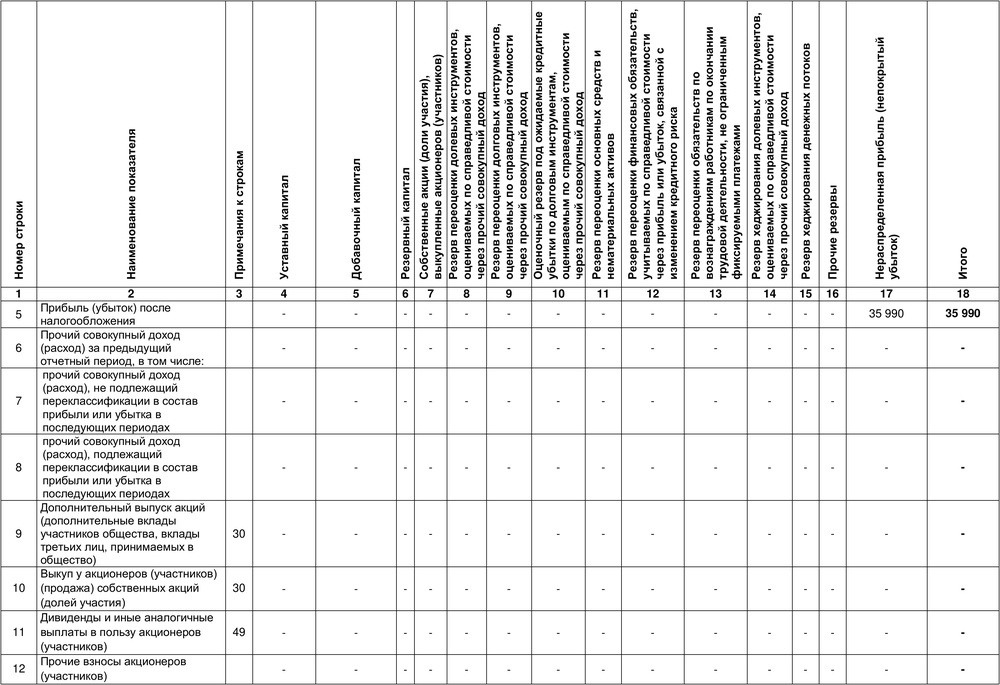
#> input picture parse-table/pdf/cropped/cropped_table_8.jpg, 1000 x 685 px, shrunk from 3284 x 2249 before the run
$ python main.py
#> lines starting #> are read from the running program, lines starting #| are printed output that depends on the picture; after the words box and inside, x2 and y2 are one past the last pixel; in counts of white or black regions, pixels touching at a corner belong together
# sudo apt install tesseract-ocr-rus
# sudo apt install pytesseract
# sudo apt install tesseract-ocr
# sudo pip3 install tqdm

import cv2
import io
import numpy as np
import pandas as pd
from dataclasses import dataclass
from functools import cmp_to_key
from tqdm import tqdm


try:
    import urllib.request as urllib
except ModuleNotFoundError:
    import urllib

try:
    from PIL import Image
except ImportError:
    import Image
import pytesseract


class cell:
    # [6 lines left out: function __init__, not called in this run]

    def __le___(self, other):
        return (self.x + self.w / 2) <= (other.x + other.w / 2)

    def __lt__(self, other):
        return (self.x + self.w / 2) < (other.x + other.w / 2)


# Read an image by filepath
def imgread(im):
#> called with im = 'pdf/cropped/cropped_table_8.jpg'
    try:
        image = Image.open(io.BytesIO(urllib.urlopen(im).read()))
#> image is the input picture: PIL image 1000x685 RGB; min 0, max 255, mean 236.3
    except ValueError:
        try:
            image = Image.open(im)
        except FileExistsError:
            return None
    try:
        image = cv2.cvtColor(np.asarray(image), cv2.COLOR_RGB2BGR)
    except:
        return None
    return image


def extract_value(x):
    return x[0].text


def convert_to_csv(filename, output_path):
    im = imgread(filename)
    width, height, _ = im.shape

    im = cv2.cvtColor(im, cv2.COLOR_RGB2GRAY)
    threshold = cv2.adaptiveThreshold(~im, 255, cv2.ADAPTIVE_THRESH_GAUSSIAN_C, cv2.THRESH_BINARY, 15, -2)
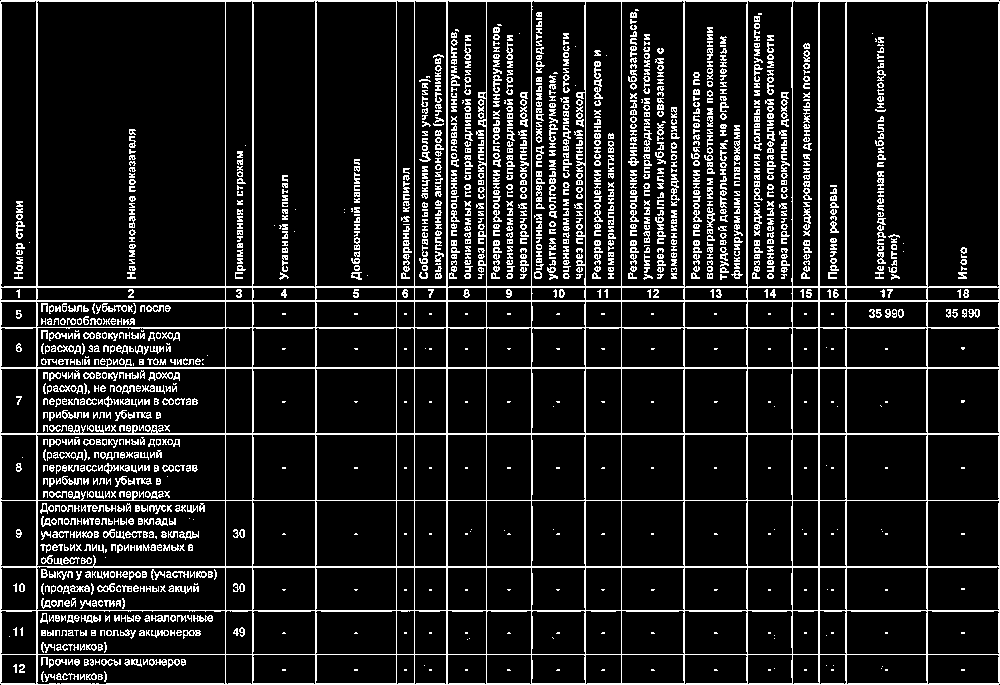
#> threshold: shape (685, 1000); 12.1% white in thin lines or dots

    # Copy threshold, then for horizontal and vertical lines' detection.
    horizontal = threshold.copy()
    vertical = threshold.copy()
    scale = 15  # Play with this variable in order to increase/decrease the amount of lines to be detected

    # Specify size on horizontal axis
    horizontalsize = horizontal.shape[1] // scale
    horizontalStructure = cv2.getStructuringElement(cv2.MORPH_RECT, (horizontalsize, 1))
    horizontal = cv2.erode(horizontal, horizontalStructure, (-1, -1))
#> horizontal: shape (685, 1000); 2.3% white in thin lines or dots
    horizontal = cv2.dilate(horizontal, horizontalStructure, (-1, -1))
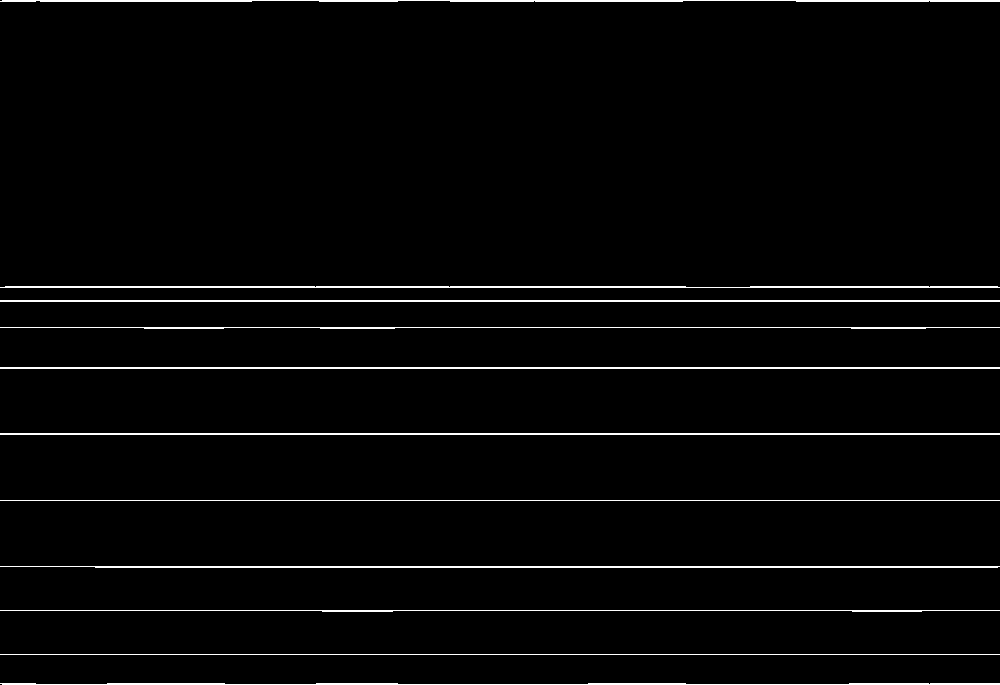
#> horizontal: shape (685, 1000); 2.5% white in thin lines or dots

    # Vertical lines
    verticalsize = vertical.shape[0] // scale
    verticalStructure = cv2.getStructuringElement(cv2.MORPH_RECT, (1, verticalsize))
    vertical = cv2.erode(vertical, verticalStructure, (-1, -1))
#> vertical: shape (685, 1000); 2.5% white in thin lines or dots
    vertical = cv2.dilate(vertical, verticalStructure, (-1, -1))
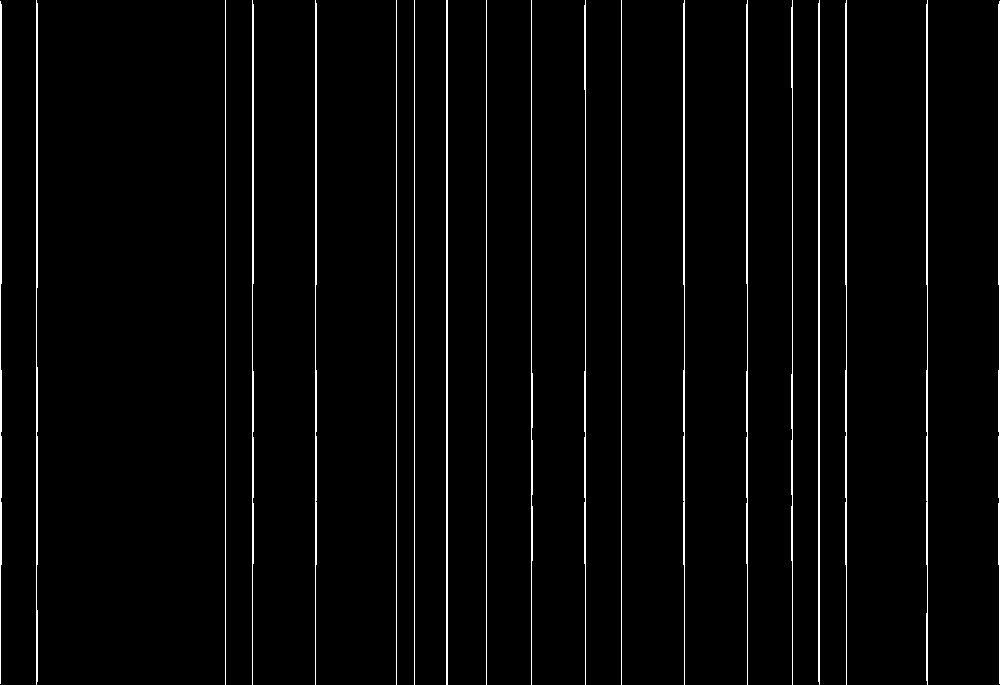
#> vertical: shape (685, 1000); 2.8% white in thin lines or dots

    # All table lines
    table = horizontal + vertical
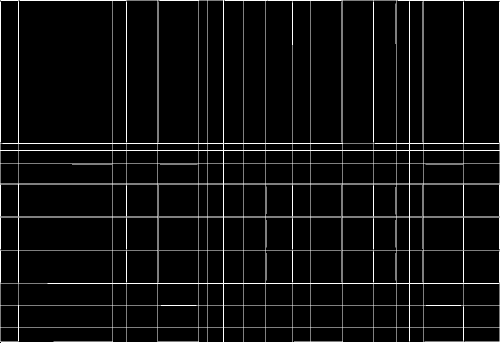
#> table: shape (685, 1000) (shown at 1/2 size); min 0, max 255, mean 13.6

    cont, _ = cv2.findContours(table, cv2.RETR_TREE, cv2.CHAIN_APPROX_SIMPLE)
#> cont = 181 contours; largest, box (x1, y1, x2, y2) and area: (0, 0, 1000, 685) 683313, (36, 0, 226, 287) 53583, (315, 0, 397, 287) 22804, (846, 1, 928, 287) 22802, (927, 0, 1000, 288) 20240

    kernel = cv2.getStructuringElement(cv2.MORPH_RECT, (2, 2))
    thick_table = cv2.dilate(table, kernel, iterations=1)
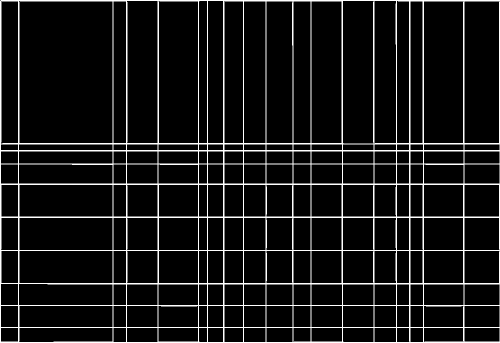
#> thick_table: shape (685, 1000) (shown at 1/2 size); min 0, max 255, mean 21.7

    raw_image = im
    for i in range(len(thick_table)):
        for j in range(len(thick_table[i])):
            if thick_table[i][j] == 255:
                raw_image[i][j] = 255
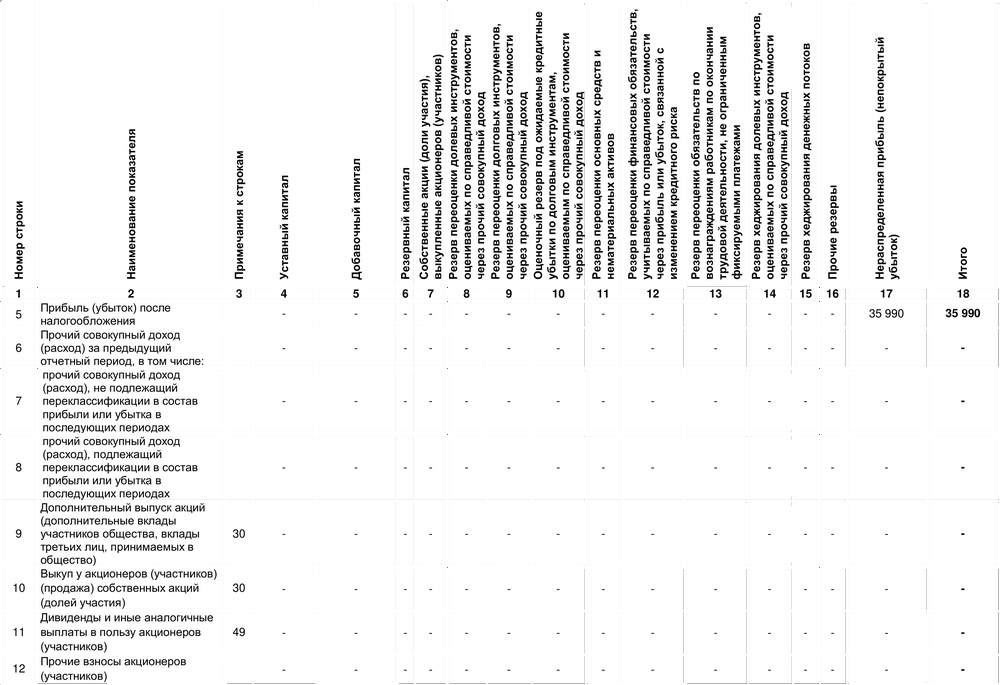
#> raw_image: shape (685, 1000); min 0, max 255, mean 242.3

    last_y = -1
    row_index = 0
    table_array, row = [], []

    for cnt in tqdm(cont):
        x, y, w, h = cv2.boundingRect(cnt)
        if (w * h) > (width * height * 0.75):
            continue

        cropped_image = raw_image[y:y + h, x: x + w]

        # Parse text
        text = pytesseract.image_to_string(cropped_image, lang="rus", config="--psm 4")
        text = text.strip('\u000C')  # Remove unwanted characters
        text = text.replace('\n', '')

        # print(text, '\n', number)
        if text == '':
            text = pytesseract.image_to_string(cropped_image, lang='eng',
                                                 config='--psm 10 --oem 3 -c tessedit_char_whitelist=0123456789')
            text = text.strip('\u000C')  # Remove unwanted characters
            text = text.replace('\n', '')

        if (y + h / 2) < last_y:
            row_index += 1
            table_array.append(row)
            row = []

        last_y = y
        row.append(cell(x, y, w, h, text))
#> this loop made 2 passes
#> (x, y, w, h) on passes 1 to 2: (0, 0, 1000, 685), (927, 654, 73, 31)
#> pass 2, in convert_to_csv, `cropped_image = raw_image[y:y + h, x: x + w]`:
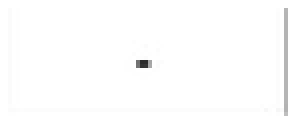
#> cropped_image: shape (31, 73) (shown 4 times larger); min 44, max 255, mean 253.3
#> after the loop, row_index = 0; table_array = []

        # cv2.namedWindow("output", cv2.WINDOW_NORMAL)  # Create window with freedom of dimensions
        # cv2.imshow("output", cropped_image)  # Show image
        # cv2.waitKey(0)

    for i in range(len(table_array)):
        table_array[i].sort()

    for i in range(len(table_array)):
        for j in range(len(table_array[i])):
            table_array[i][j] = table_array[i][j].text

    table_array.reverse()

    df = pd.DataFrame(table_array)
    df.to_csv(output_path)


if __name__ == '__main__':
    filename = "pdf/cropped/cropped_table_8.jpg"

    convert_to_csv(filename, 'dataframe.csv')
#> (the call stopped at in convert_to_csv, `text = pytesseract.image_to_string(cropped_image, lang="rus", config="..`: pytesseract is not available in this run)

$ run again, with parse-table/pdf/cropped/cropped_table_1.jpg copied over parse-table/pdf/cropped/cropped_table_8.jpg
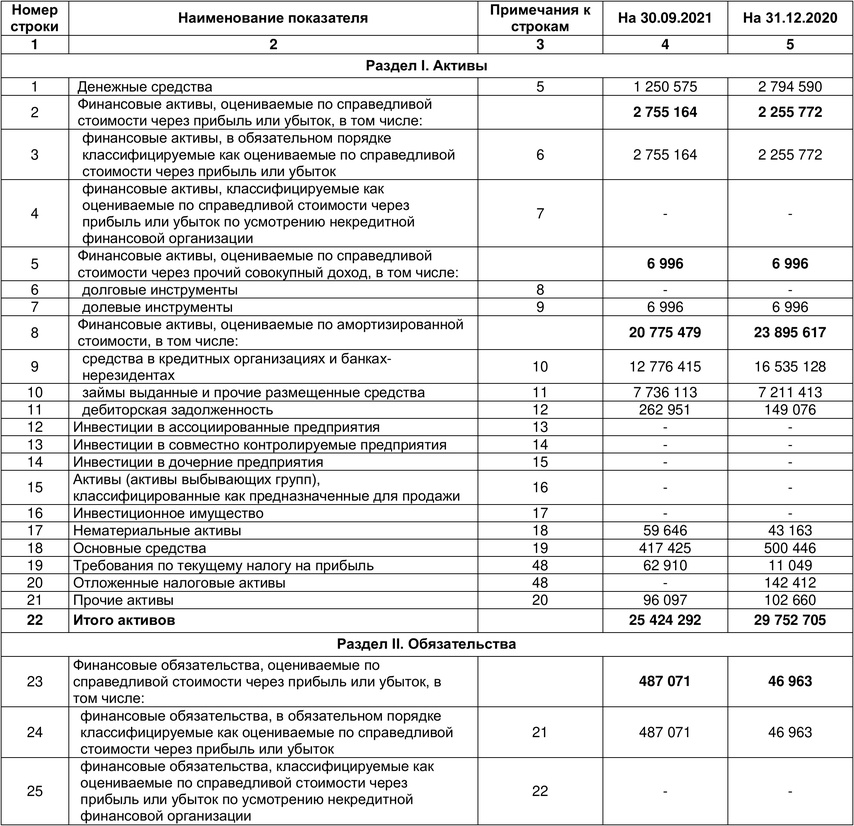
#> input picture parse-table/pdf/cropped/cropped_table_1.jpg, 854 x 826 px, shrunk from 2221 x 2148 before the run
#> in imgread, image is the input picture: PIL image 854x826 RGB; min 0, max 255, mean 228
#> in convert_to_csv, `threshold = cv2.adaptiveThreshold(~im, 255, cv2.ADAPTIVE_THRESH_GAUSSI..`:
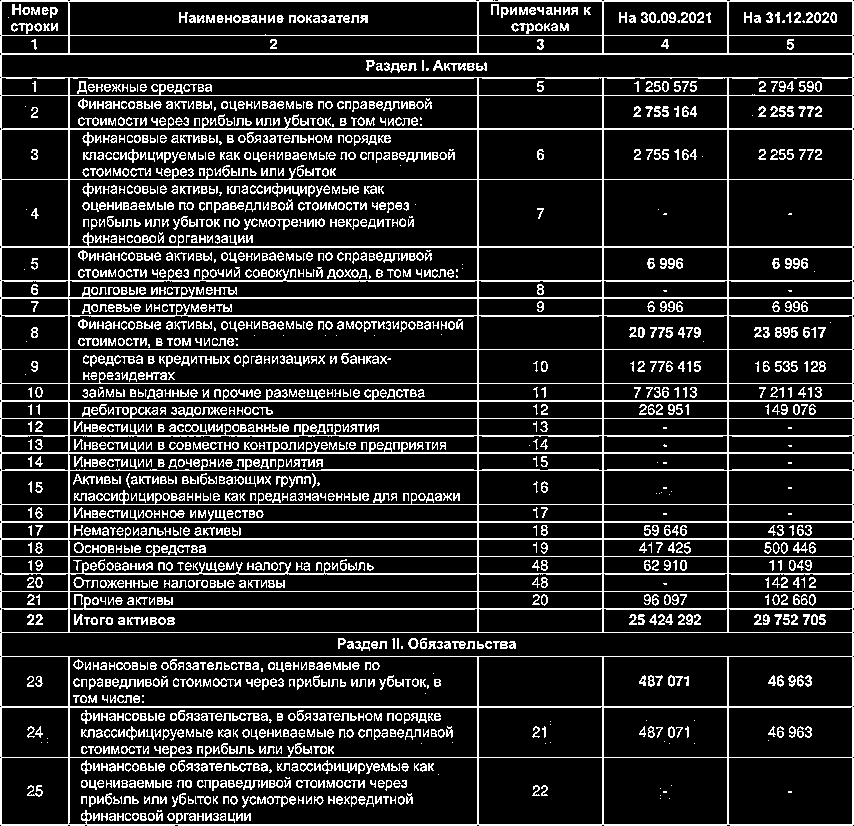
#> threshold: shape (826, 854); 15.6% white in thin lines or dots
#> cont = 130 contours; largest, box (x1, y1, x2, y2) and area: (0, 0, 854, 826) 702323, (1, 1, 853, 36) 28932, (68, 757, 478, 825) 27336, (68, 179, 478, 247) 27336, (1, 632, 853, 657) 20422
#> after the loop in convert_to_csv, `for i in range(len(thick_table)):`:
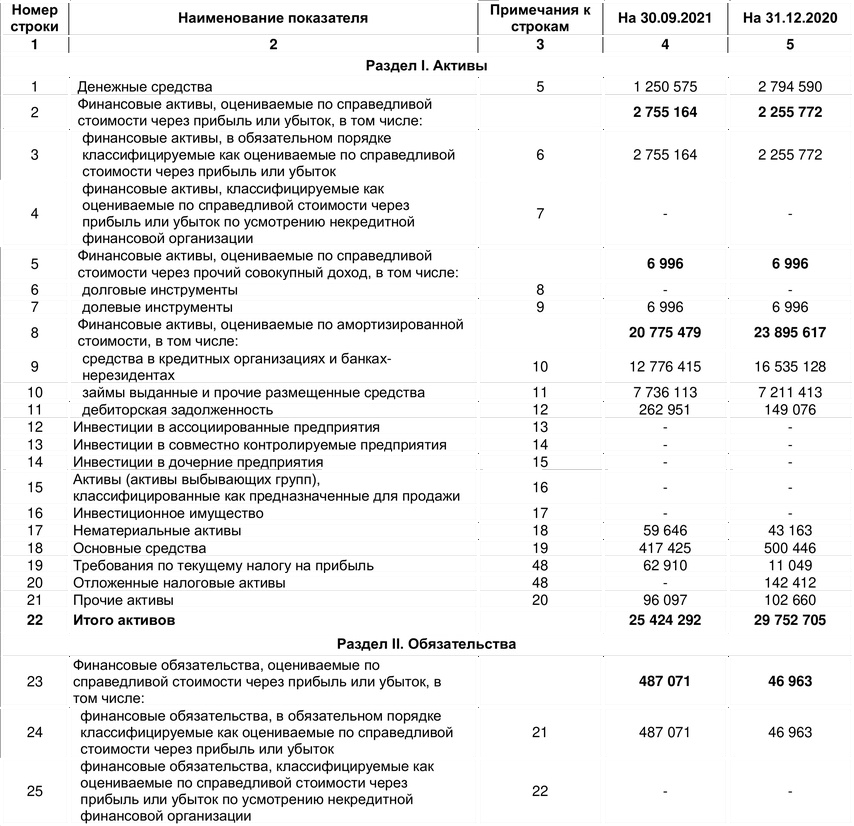
#> raw_image: shape (826, 854); min 0, max 255, mean 237
#> the loop in convert_to_csv, `for cnt in tqdm(cont):` made 2 passes
#> (x, y, w, h) on passes 1 to 2: (0, 0, 854, 826), (728, 757, 125, 68)
#> after the loop in convert_to_csv, `for cnt in tqdm(cont):`: row_index = 0; table_array = []

$ run again, with parse-table/pdf/cropped/cropped_table_10.jpg copied over parse-table/pdf/cropped/cropped_table_8.jpg
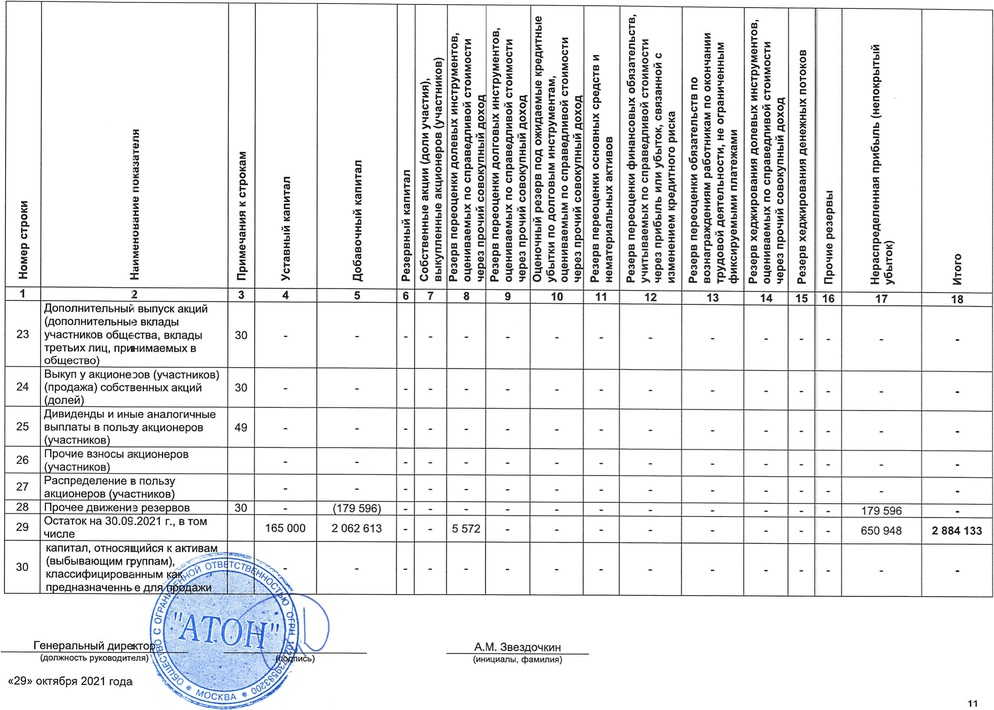
#> input picture parse-table/pdf/cropped/cropped_table_10.jpg, 994 x 710 px, shrunk from 3150 x 2251 before the run
#> in imgread, image is the input picture: PIL image 994x710 RGB; mean R, G, B 234.4, 235.1, 236
#> image: shape (710, 994, 3)
#> in convert_to_csv, `threshold = cv2.adaptiveThreshold(~im, 255, cv2.ADAPTIVE_THRESH_GAUSSI..`:
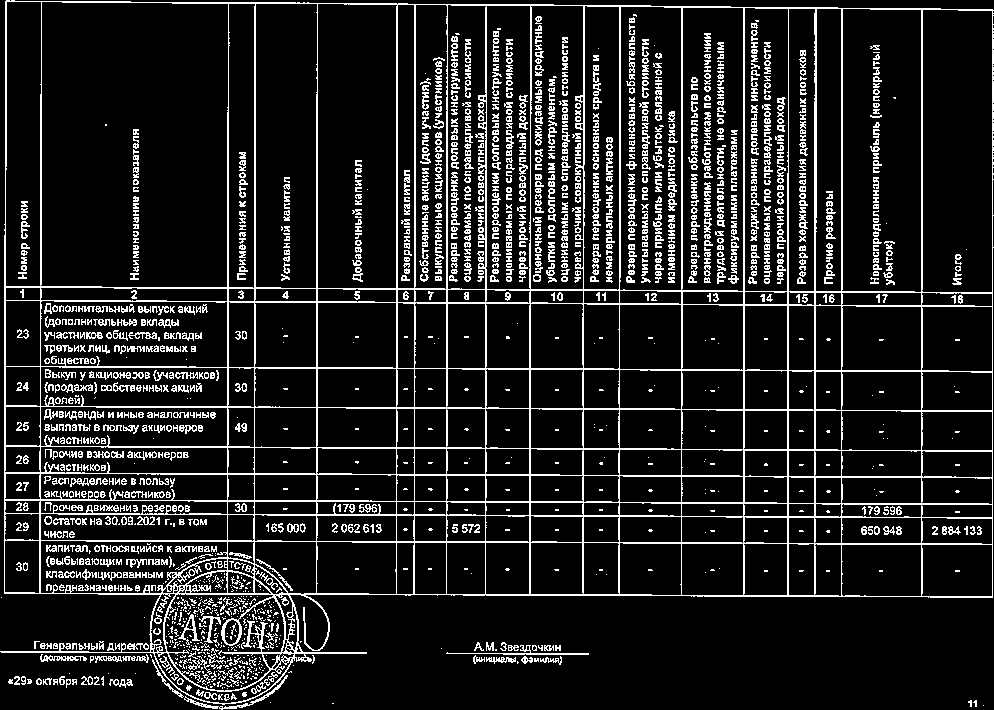
#> threshold: shape (710, 994); 12.6% white in thin lines or dots
#> cont = 184 contours, 1 with area under 20; largest, box (x1, y1, x2, y2) and area: (4, 0, 994, 598) 582883, (40, 1, 229, 288) 53024, (317, 3, 398, 289) 22467, (841, 8, 922, 293) 22312, (921, 9, 993, 293) 19777
#> after the loop in convert_to_csv, `for i in range(len(thick_table)):`:
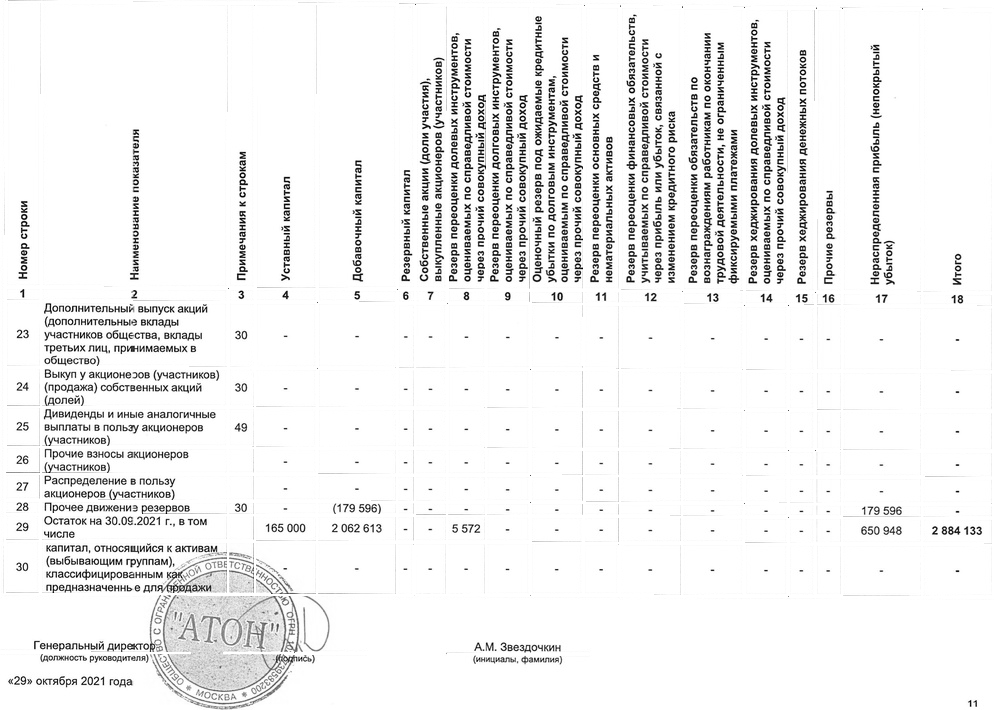
#> raw_image: shape (710, 994); min 0, max 255, mean 241.6
#> the loop in convert_to_csv, `for cnt in tqdm(cont):` made 1 pass
#> (cnt, x, y, w, h) on pass 1: ([[447, 653], [589, 653]], 447, 653, 143, 1)
#> after the loop in convert_to_csv, `for cnt in tqdm(cont):`: row_index = 0; table_array = []
